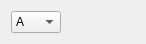
<?xml version="1.0" encoding="UTF-8"?>
<ui version="4.0">
 <class>ComboElement</class>
 <widget class="QWidget" name="ComboElement">
  <property name="geometry">
   <rect>
    <x>0</x>
    <y>0</y>
    <width>146</width>
    <height>44</height>
   </rect>
  </property>
  <property name="windowTitle">
   <string>Form</string>
  </property>
  <layout class="QGridLayout" name="gridLayout">
   <property name="topMargin">
    <number>0</number>
   </property>
   <property name="bottomMargin">
    <number>0</number>
   </property>
   <item row="0" column="0">
    <widget class="QComboBox" name="combo_value">
     <property name="maximumSize">
      <size>
       <width>50</width>
       <height>16777215</height>
      </size>
     </property>
     <item>
      <property name="text">
       <string>A</string>
      </property>
     </item>
     <item>
      <property name="text">
       <string>B</string>
      </property>
     </item>
     <item>
      <property name="text">
       <string>C</string>
      </property>
     </item>
     <item>
      <property name="text">
       <string>D</string>
      </property>
     </item>
     <item>
      <property name="text">
       <string>E</string>
      </property>
     </item>
     <item>
      <property name="text">
       <string>F</string>
      </property>
     </item>
    </widget>
   </item>
   <item row="0" column="1">
    <widget class="QLabel" name="label_text">
     <property name="text">
      <string/>
     </property>
    </widget>
   </item>
  </layout>
 </widget>
 <resources/>
 <connections/>
</ui>
